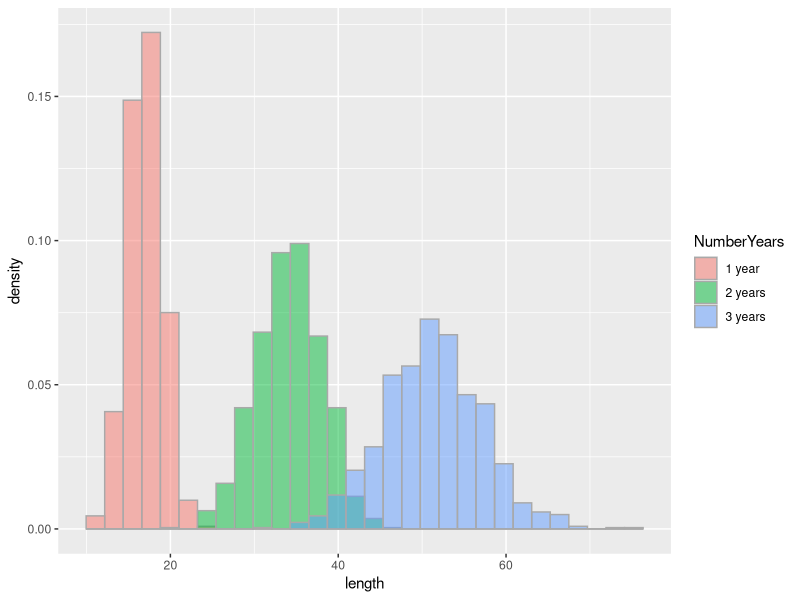

The R script that drew this image: (Note: this script raises an error after producing the figure.)
## ---- chunk 1
deaths = c(11, 15, 15, 16, 25, 20)
m_deaths = mean(deaths); print(m_deaths)
var_deaths = var(deaths); print(var_deaths)

sd_deaths = sd(deaths); print(sd_deaths)
var_deaths2 = sd_deaths^2; print(var_deaths2)
## ---- chunk 2
n = length(deaths)
se_deaths = sd_deaths/sqrt(n); print(se_deaths)

## ---- chunk 3
k = 1
year1 <- data.frame(length = rnorm(1000, mean = m_deaths*k, se_deaths*k))
k = 2
year2 <- data.frame(length = rnorm(1000, mean = m_deaths*k, se_deaths*k))
k = 3
year3 <- data.frame(length = rnorm(1000, mean = m_deaths*k, se_deaths*k))
## ---- chunk 4
#Now, combine your two dataframes into one.  First make a new column in each.
year1$NumberYears <- '1 year'
year2$NumberYears <- '2 years'
year3$NumberYears <- '3 years'

#and combine into your new data frame all_years
all_years <- rbind(year1, year2, year3)

library(ggplot2)
#now make your histogram
ggplot(all_years, aes(length, fill = NumberYears)) + geom_histogram(alpha = 0.5, colour = "darkgray", aes(y = ..density..), position = 'identity')
## ---- chunk 5
d0 = read.csv('earlydeaths.csv')
str(d0)
head(d0)
summary(d0)


levels(d0$cause)
d0$cause = factor(d0$cause)

levels(d0$cause)[1] = 'Maltreat'
levels(d0$cause)[2] = 'Non-Maltreat'

levels(d0$cause)
str(d0)

print(table(d0$cause, d0$time))

?addmargins

tx = addmargins(table(d0$cause, d0$time ))
print(tx)  
  



rs1 = summary(table(d0$cause, d0$time))
print(rs)

